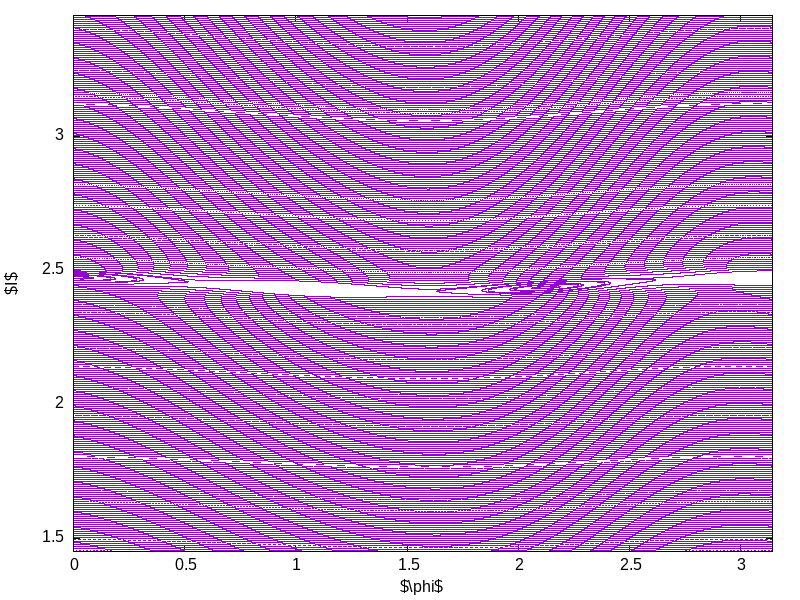

This chart was generated by the following gnuplot code:
set term png size 800,600
set out "resonance23.png"

set xlabel '$\phi$'
set ylabel '$I$'

set xrange [0:pi]

# Resonance 2:3 is located at I=2.452
I=2.452
# Resonance 5:7 is located at I=5.1505
#I=5.1505

set yrange [I-1:I+1]

#set arrow from 0,I to pi,I nohead 
plot "phase_port_SM_highres.res" u 2:1 pt 7 ps 0.05 not

unset out
unset term
